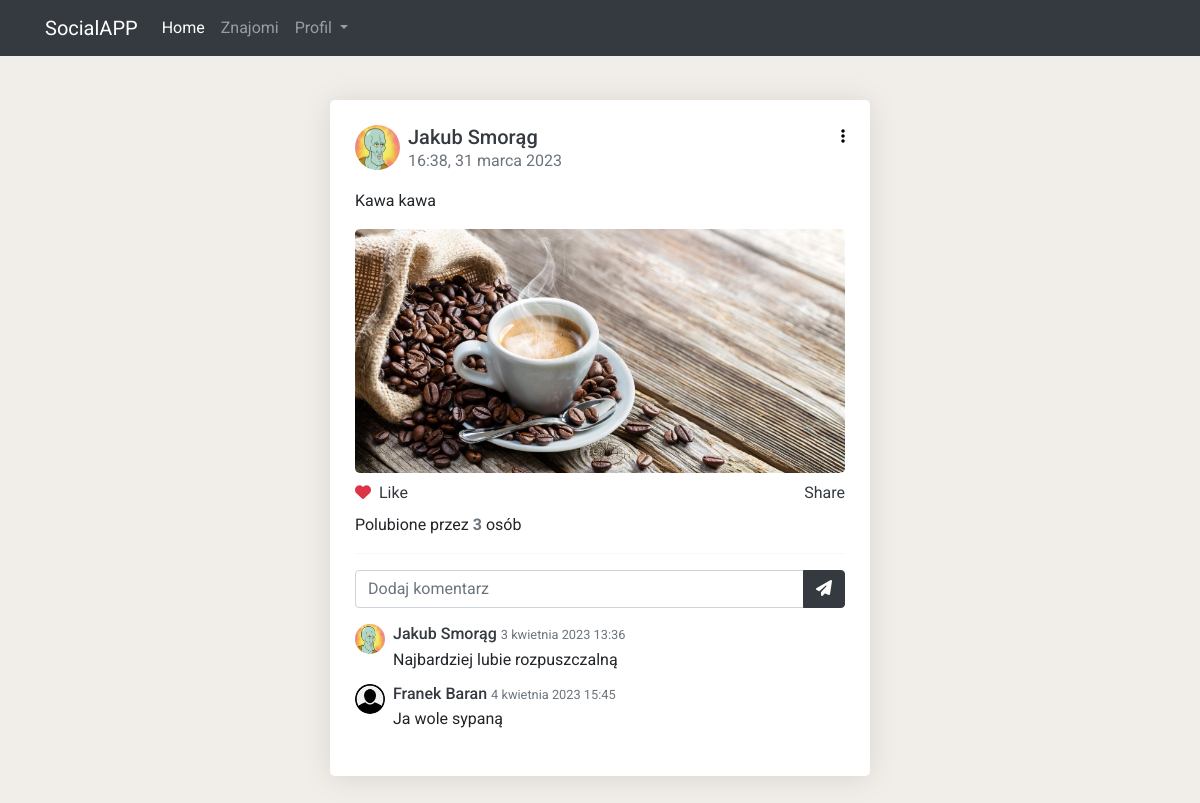
Page /post/6/ (signed in) on the earlier database version.
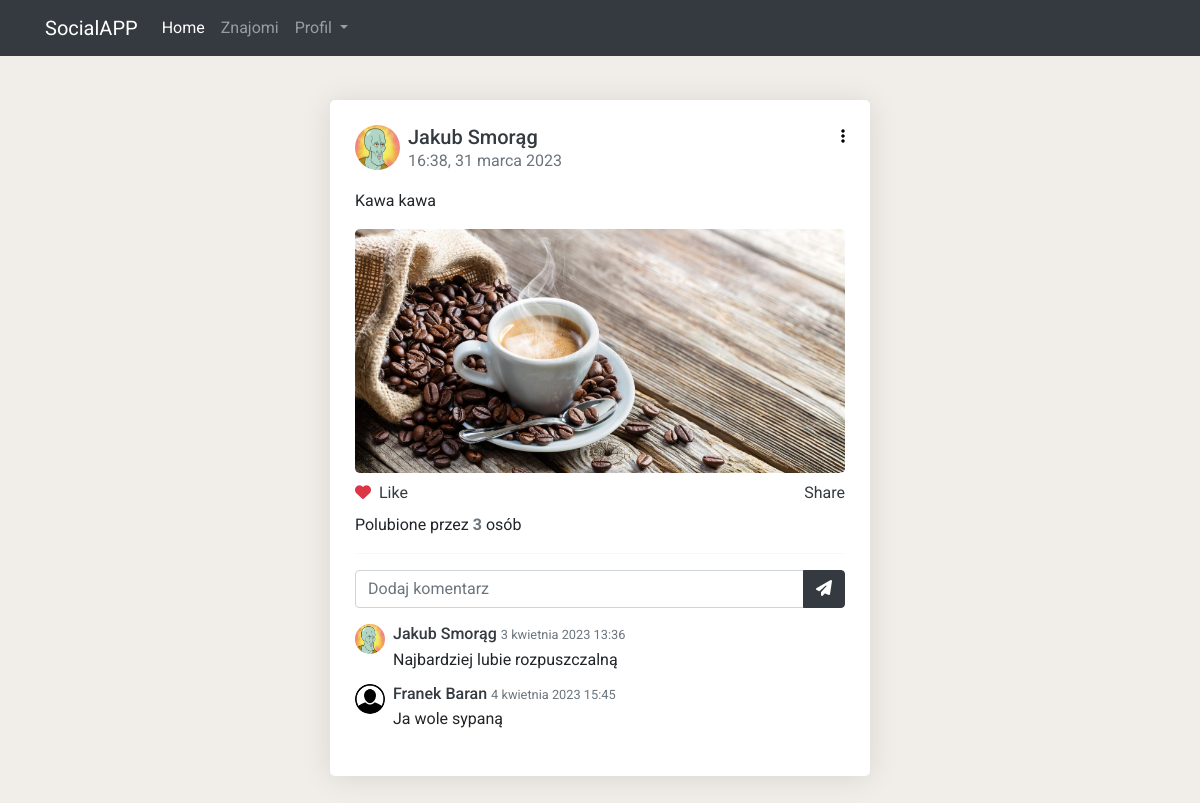
Same page on the later database version.
### App/models.py (models this page shows, shortened)
class PostComment(models.Model):
    user = models.ForeignKey(
        UserProfile, on_delete=models.CASCADE, related_name='user_post_comment',)
    post = models.ForeignKey(
        Post, on_delete=models.CASCADE, related_name="post_comment",)
    text = models.CharField(max_length=100, null=True, blank=True,)
    creation_date = models.DateTimeField(auto_now_add=True)

class UserProfile(models.Model):
    user = models.OneToOneField(User, on_delete=models.CASCADE, related_name='userprofile')
    name = models.CharField(max_length=100)
    last_name = models.CharField(max_length=100)
    email = models.EmailField(null=True)
    creation_date = models.DateTimeField(auto_now_add=True, null=True)
    profile_pic = models.ImageField(default='user_white.png')
    followers = models.ManyToManyField('self',blank=True, symmetrical=False)
    profile_description = models.TextField(max_length=150, null=True, blank=True)
    def __str__(self):
        return f"{self.name} {self.last_name}"

### App/views.py (the view)
# urls.py: path('post/<int:pk>/', views.post, name="post"),
@user_passes_test(login_check, login_url='/check/')
def post(request, pk):
    post = Post.objects.get(pk=pk)
    context = {
        'post': post,
    }
    return render(request, 'App/post.html', context)

### App/views.py (called while the page is built)
def login_check(user):
    return user.is_authenticated

### App/templates/App/post.html (shortened to what this page needs)
{% extends 'App/base.html' %}
{% load static %}
{% block content %}
<body>
    <section class="main-content">
		<div class="container">
    <div class="row">
        <div class="col-sm-6 offset-sm-3">
            <div class="post-block">
                <div class="d-flex justify-content-between">
                    <div class="d-flex mb-3">
                        <div class="mr-2">
                            <a href="{% url 'user_profile' post.userprofile.id %}" class="text-dark"><img src="{{post.userprofile.profile_pic.url}}" alt="User" class="author-img"></a>
                        </div>
                        <div>
                            <h5 class="mb-0"><a href="{% url 'user_profile' post.userprofile.id %}" class="text-dark">{{ post.userprofile }}</a></h5>
                            <p class="mb-0 text-muted">{{ post.creation_date|time}}, {{ post.creation_date|date}}</p>
                        </div>
                    </div>
                    <div class="post-block__user-options">
                        <a href="#!" id="triggerId" data-toggle="dropdown" aria-haspopup="true"
                                aria-expanded="false">
                                    <i class="fa fa-ellipsis-v" style="color: black;" aria-hidden="true"></i>
                        </a>
                    </div>
                </div>
                <div class="post-block__content mb-2">
                    <p>{{ post.text }}</p>
                    <img src="{{ post.image.url }}" alt="Content img">
                </div>
                <div class="mb-3">
                    <div class="d-flex justify-content-between mb-2">
                        <div class="d-flex">
                            {% if request.user.userprofile in post.likes.all  %}
                                <a href="{% url 'add_or_remove_like' post.id %}" class="text-danger mr-2"><span><i class="fa fa-heart"></i></span></a>
                            {% else %}
                                <a href="{% url 'add_or_remove_like' post.id %}" class="text-danger mr-2"><span><i class="fa-regular fa-heart" style="color: #ff0000;"></i></span></a>
                            {% endif %}
                            <a href="{% url 'add_or_remove_like' post.id %}" class="text-dark mr-2"><span>Like</span></a>
                        </div>
                        <a href="#!" class="text-dark"><span>Share</span></a>
                    </div>
                    <p class="mb-0">Polubione przez <a href="#!" class="text-muted font-weight-bold">{{ post.likes.count }}</a> osób</p>
                <hr>
                <form method="POST" action="{% url 'index' %}">
                <div class="post-block__comments">
                    <div class="input-group mb-3">
                        <input type="text" class="form-control" name="post_comment" placeholder="Dodaj komentarz">
                        <div class="input-group-append">
                              <button class="btn btn-dark" type="submit" id="button-addon2"><i class="fa fa-paper-plane"></i></button>
                        </div>
                    </div>
                </form>
                    {% for d in post.post_comment.all %}
                    <div class="comment-view-box mb-3">
                        <div class="d-flex mb-2">
                            <a href="{% url 'user_profile' d.user.id %}" class="text-dark"><img src="{{d.user.profile_pic.url}}"  alt="User img" class="author-img author-img--small mr-2"></a>
                            <div>
                                <h6 class="mb-1"><a href="{% url 'user_profile' d.user.id %}" class="text-dark">{{d.user}}</a> <small class="text-muted">{{d.creation_date}}</small></h6>
                                <p class="mb-1">{{d.text}}</p>
                        </div>
                    </div>
                    {% endfor %}
                </div>
            </div>
        </div>
        </div>
    </div>
    </div>
</section>
</body>
{% endblock %}

Differences in the rows shown:
changed through a linked row, PostComment "Ja wole sypaną": user.profile_pic: picture added in place of a placeholder
